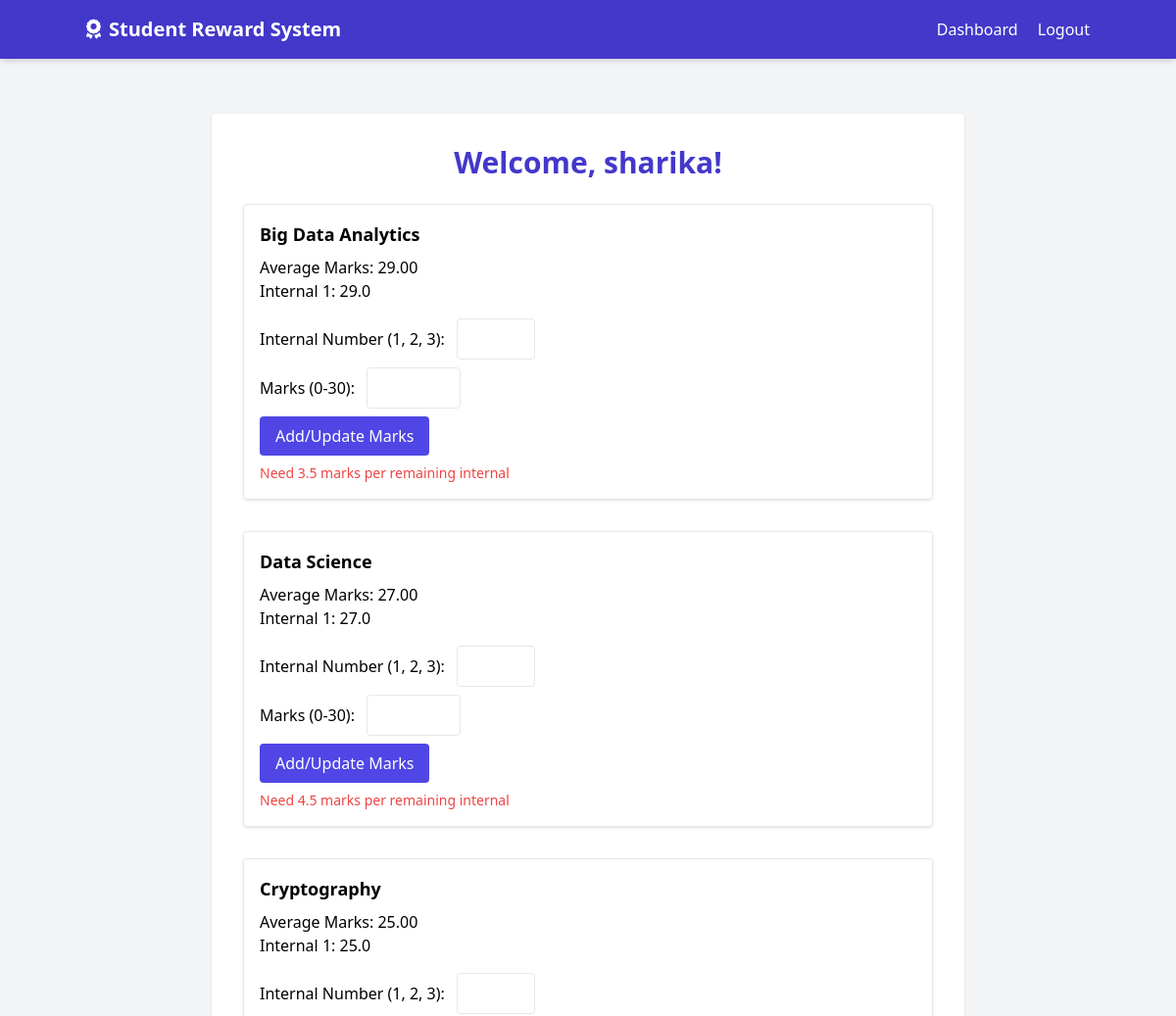
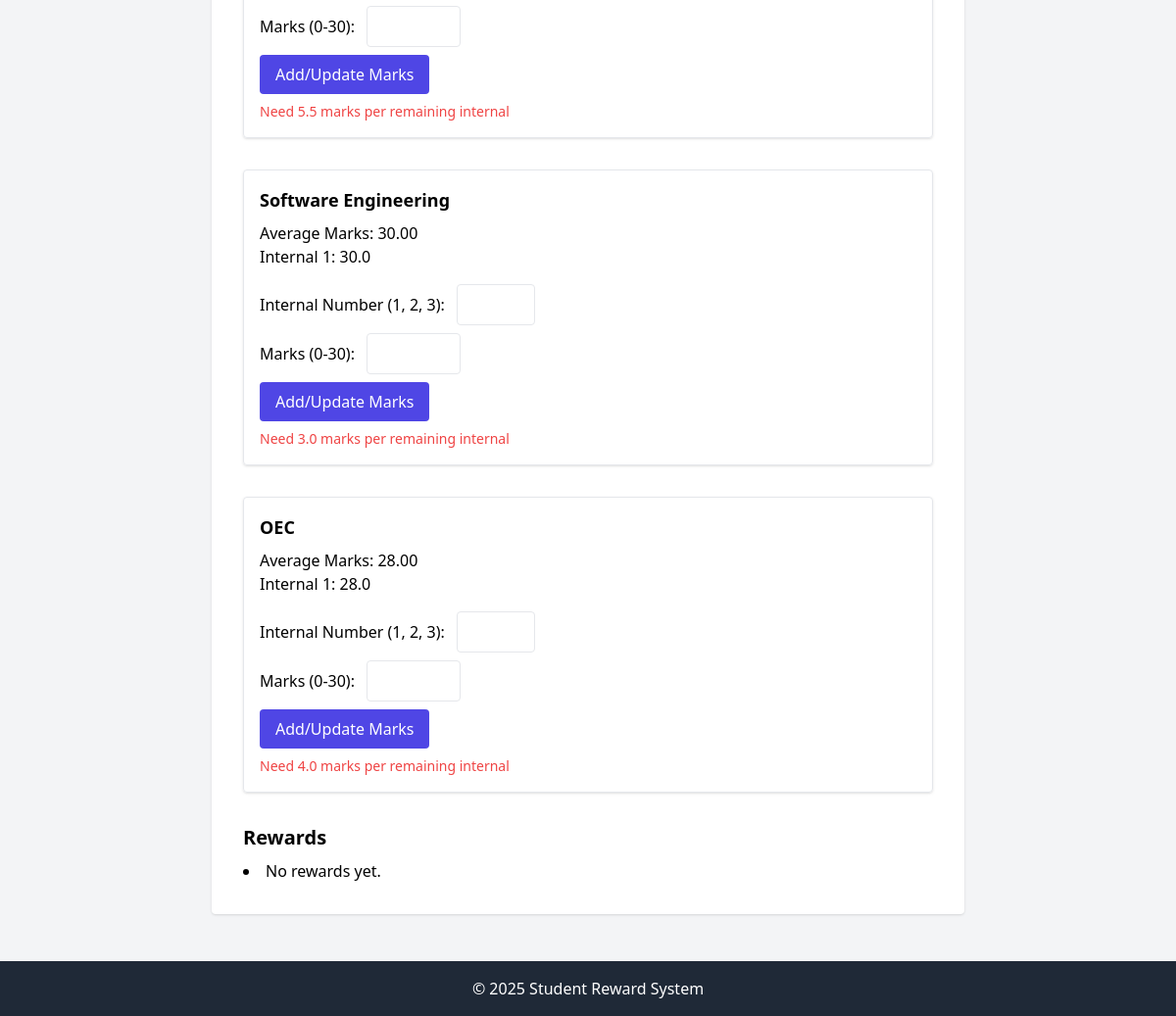
Page /student/dashboard (signed in) on the committed database (2 pictures, top to bottom).
### models.py (models this page shows, shortened)
class Student(db.Model):
    id = db.Column(db.Integer, primary_key=True)
    name = db.Column(db.String(100), nullable=False)
    usn = db.Column(db.String(20), unique=True, nullable=False)
    created_at = db.Column(db.DateTime, default=datetime.utcnow)
    marks = db.relationship('Mark', backref='student', lazy=True)
    rewards = db.relationship('Reward', backref='student', lazy=True)

class Subject(db.Model):
    id = db.Column(db.Integer, primary_key=True)
    name = db.Column(db.String(100), nullable=False)
    code = db.Column(db.String(20), unique=True, nullable=False)
    faculty_id = db.Column(db.Integer, db.ForeignKey('faculty.id'), nullable=True)
    created_at = db.Column(db.DateTime, default=datetime.utcnow)
    marks = db.relationship('Mark', backref='subject', lazy=True)
    rewards = db.relationship('Reward', backref='subject', lazy=True)

class Mark(db.Model):
    id = db.Column(db.Integer, primary_key=True)
    student_id = db.Column(db.Integer, db.ForeignKey('student.id'), nullable=False)
    subject_id = db.Column(db.Integer, db.ForeignKey('subject.id'), nullable=False)
    internal_number = db.Column(db.Integer, nullable=False)  # 1, 2, or 3
    marks = db.Column(db.Float, nullable=False)
    created_at = db.Column(db.DateTime, default=datetime.utcnow)

### routes.py (the view)
    @app.route('/student/dashboard')
    def student_dashboard():
        if 'student_id' not in session:
            flash('Please login first', 'error')
            return redirect(url_for('student_login'))
        student_id = session['student_id']
        student = Student.query.get(student_id)
        subjects = []
        for subject_name in SUBJECTS:
            subject = Subject.query.filter_by(name=subject_name).first()
            if not subject:
                subject = Subject(name=subject_name, code=subject_name.replace(" ", "_").upper())
                db.session.add(subject)
                db.session.commit()
            subjects.append(subject)
        subjects_data = []
        for subject in subjects:
            marks_data = Mark.query.filter_by(student_id=student_id, subject_id=subject.id).order_by(Mark.internal_number).all()
            total_marks = sum(mark.marks for mark in marks_data)
            avg_marks = total_marks / len(marks_data) if marks_data else 0
            focus_message = ""
            for mark in marks_data:
                if mark.marks < 12:
                    focus_message = "Focus on this subject."
                    break
            required_marks, message = RewardCalculator.calculate_required_marks(student_id, subject.id)
            rewards = Reward.query.filter_by(student_id=student_id, subject_id=subject.id).all()
            subjects_data.append({
                'subject': subject,
                'marks': marks_data,
                'avg_marks': avg_marks,
                'focus_message': focus_message,
                'required_marks': required_marks,
                'message': message,
                'rewards': rewards
            })
        return render_template('student_dashboard.html', student=student, subjects_data=subjects_data)

### logic.py (called while the page is built)
    @staticmethod
    def calculate_required_marks(student_id, subject_id):
        marks = Mark.query.filter_by(student_id=student_id, subject_id=subject_id).all()
        completed_internals = len(marks)
        if completed_internals >= 3:
            return 0, "All internals completed"
        total_marks = sum(mark.marks for mark in marks)
        target_total = 36  # 12 * 3
        remaining_internals = 3 - completed_internals
        needed_marks = target_total - total_marks
        if remaining_internals > 0:
            marks_per_internal = needed_marks / remaining_internals
            return max(0, marks_per_internal), f"Need {max(0, marks_per_internal):.1f} marks per remaining internal"
        return 0, "All internals completed"

### templates/student_dashboard.html (shortened to what this page needs)
{% extends "base.html" %}
{% block content %}
<div class="max-w-3xl mx-auto mt-10 p-8 bg-white rounded shadow">
    <h2 class="text-3xl font-bold mb-6 text-indigo-700 text-center">
        Welcome, {{ student.name }}!
    </h2>
    {% for subj in subjects_data %}
    <div class="mb-8 p-4 border rounded shadow">
        <h3 class="font-semibold mb-2 text-lg">{{ subj.subject.name }}</h3>
        <p>Average Marks: {{ "%.2f"|format(subj.avg_marks) }}</p>
        <ul class="mb-4">
            {% for mark in subj.marks %}
            <li>Internal {{ mark.internal_number }}: {{ mark.marks }}</li>
            {% endfor %}
        </ul>
        <form method="POST" action="{{ url_for('add_marks') }}" class="space-y-2">
            <div>
                <label for="internal_number_{{ subj.subject.id }}">Internal Number (1, 2, 3):</label>
                <input type="number" name="internal_number" id="internal_number_{{ subj.subject.id }}" min="1" max="3" required class="border p-2 rounded w-20 ml-2">
            </div>
            <div>
                <label for="marks_{{ subj.subject.id }}">Marks (0-30):</label>
                <input type="number" name="marks" id="marks_{{ subj.subject.id }}" min="0" max="30" step="0.01" required class="border p-2 rounded w-24 ml-2">
            </div>
            <button type="submit" class="bg-indigo-600 text-white px-4 py-2 rounded">
                Add/Update Marks
            </button>
        </form>
        {% if subj.message %}
        <div class="text-red-500 text-sm mt-2">{{ subj.message }}</div>
        {% endif %}
    </div>
    {% endfor %}
    <h3 class="text-xl font-semibold mt-8 mb-2">Rewards</h3>
    <ul class="list-disc list-inside">
        {% set rewards_found = false %}
        {% for subj in subjects_data %}
            {% if subj.rewards|length > 0 %}
                {% set rewards_found = true %}
            {% endif %}
        {% endfor %}
        {% if not rewards_found %}
            <li>No rewards yet.</li>
        {% else %}
            {% for subj in subjects_data %}
                {% for reward in subj.rewards %}
                    <li>{{ reward.reward_type }} for {{ subj.subject.name }}</li>
                {% endfor %}
            {% endfor %}
        {% endif %}
    </ul>
</div>
{% endblock %}

### rows in the picture
Student: name "sharika"
Subject: subject.name "Big Data Analytics"
Mark: internal_number "1", marks "29.0"
Subject: subject.name "Data Science"
Mark: internal_number "1", marks "27.0"
Subject: subject.name "Cryptography"
Mark: internal_number "1", marks "25.0"
Subject: subject.name "Software Engineering"
Mark: internal_number "1", marks "30.0"
Subject: subject.name "OEC"
Mark: internal_number "1", marks "28.0"

### other values in the picture
{{ "%.2f"|format(subj.avg_marks) }} "29.00" "27.00" "25.00" "30.00" "28.00"
{{ subj.message }} "Need 3.5 marks per remaining internal" "Need 4.5 marks per remaining internal" "Need 5.5 marks per remaining internal" "Need 3.0 marks per remaining internal" "Need 4.0 marks per remaining internal"
